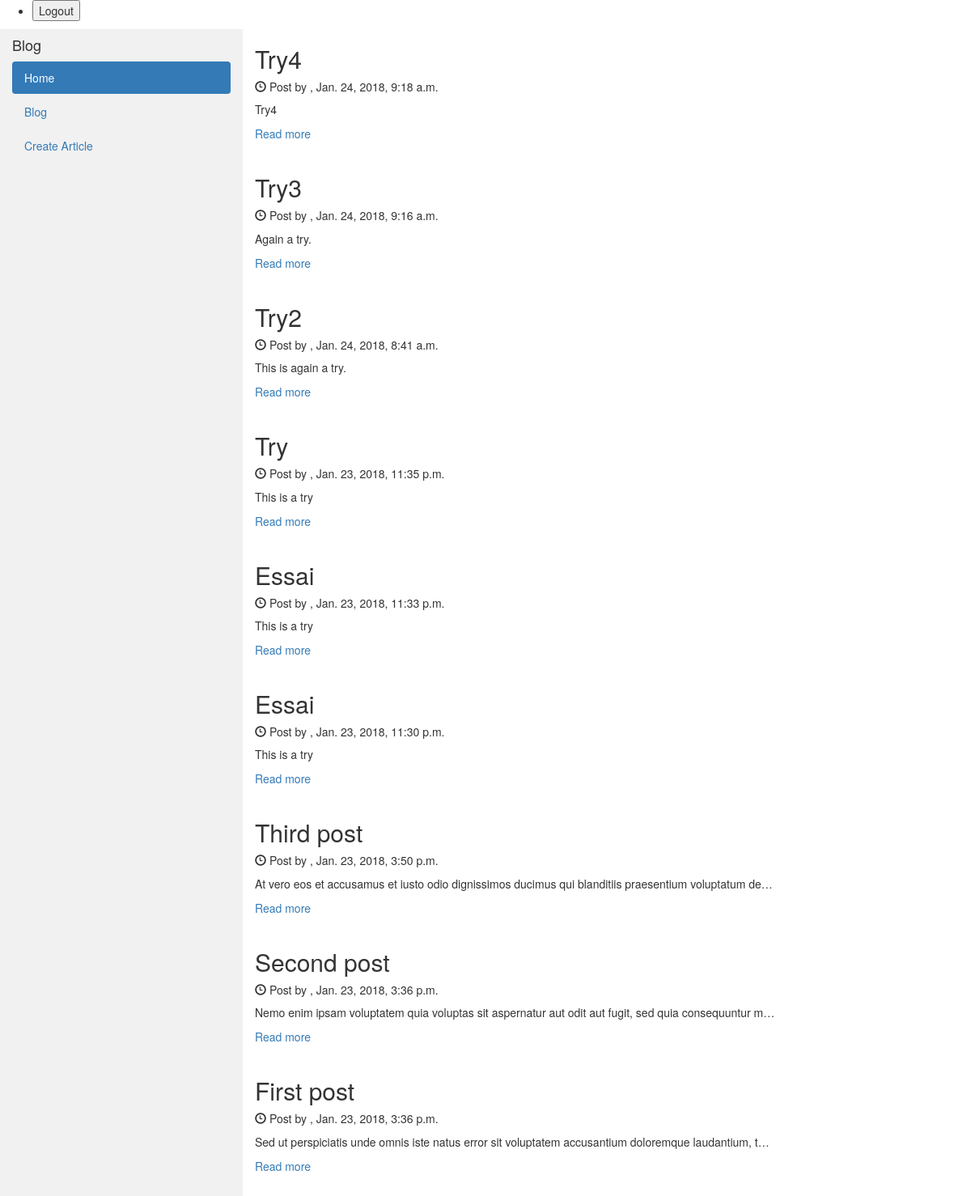
Before: /blog/ with the older database file.
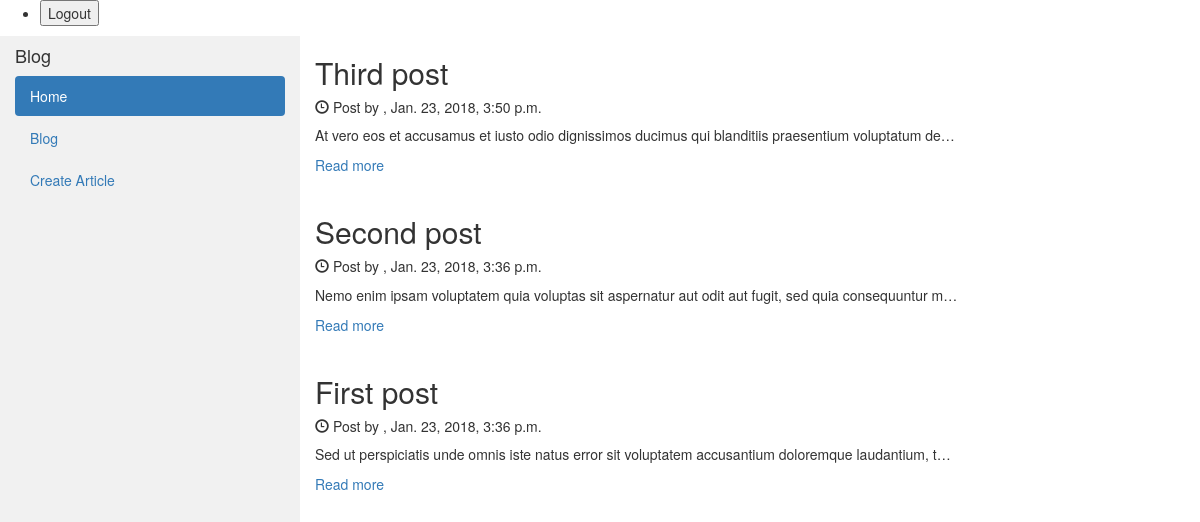
After: the same page with the newer database file.
### articles/models.py (models this page shows, shortened)
class Articles(models.Model):
    title = models.CharField(max_length=100)
    body = models.TextField()
    author = models.ForeignKey(User, models.CASCADE, default=None)
    created_at = models.DateTimeField(auto_now_add = True)
    updated_at = models.DateTimeField(auto_now = True)

### articles/views.py (the view)
# urls.py: 2. Add a URL to urlpatterns:  path('blog/', include('blog.urls'))
def blog(request):
    blog = Articles.objects.all().order_by('-created_at')
    context = {'articles': blog}
    return render(request, 'articles/ListArticles.html', context)

### articles/templates/articles/ListArticles.html
{% extends 'articles/blog.html' %}
{% block content %}
  {% for article in articles %}
    <h2>{{ article.title }}</h2>
    <h5><span class="glyphicon glyphicon-time"></span> Post by {{ article.author }}, {{ article.created_at }}</h5>
    <p>{{ article.body|truncatechars:100 }}</p>
    <a href="{% url 'articles:article_detail' article.pk %}">Read more</a>
    <br><br>
  {% endfor %}
{% endblock %}

### articles/templates/articles/blog.html (shortened to what this page needs)
<!DOCTYPE html>
<html lang="en">
<head>
  <link rel="stylesheet" href="https://maxcdn.bootstrapcdn.com/bootstrap/3.3.7/css/bootstrap.min.css">
  <nav>
	<ul>
		  <li>
		  	<form class="logout-link" action="{% url 'users:logout' %}" method="post">
			<button type="submit">Logout</button>
			</form>
		  </li>
	</ul>
  </nav>
</head>
<body>
<div class="container-fluid">
  <div class="row content">
    <div class="col-sm-3 sidenav">
      <h4>Blog</h4>
      <ul class="nav nav-pills nav-stacked">
        <li class="active"><a href="{% url 'home' %}">Home</a></li>
        <li class=""><a href="{% url 'articles:blog' %}">Blog</a></li>
        <li class=""><a href="{% url 'articles:create_article' %}">Create Article</a></li>
      </ul><br>
    </div>
    <div class="col-sm-9">
      {% block content %}
      {% endblock %}
    </div>
  </div>
</div>
</body>
</html>

### articles/templates/articles/blog.html (style rules this page uses)
.row.content { height: 1500px }
.sidenav { background-color: #f1f1f1; height: 100%; }

Changed rows visible on the page:
removed Articles: title "Try4", created_at "Jan. 24, 2018, 9:18 a.m.", body "Try4"
removed Articles: title "Try3", created_at "Jan. 24, 2018, 9:16 a.m.", body "Again a try."
removed Articles: title "Try2", created_at "Jan. 24, 2018, 8:41 a.m.", body "This is again a try."
removed Articles: title "Try", created_at "Jan. 23, 2018, 11:35 p.m.", body "This is a try"
removed Articles: title "Essai", created_at "Jan. 23, 2018, 11:33 p.m.", body "This is a try"
removed Articles: title "Essai", created_at "Jan. 23, 2018, 11:30 p.m.", body "This is a try"
